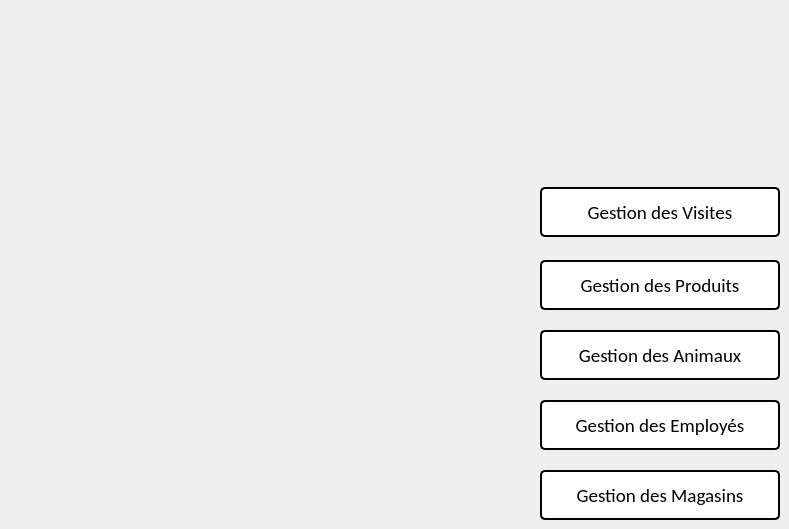
    <widget class="QWidget" name="MenuPrincipal">
     <attribute name="title">
      <string>Menu Principal</string>
     </attribute>
     <widget class="QPushButton" name="acces_V">
      <property name="geometry">
       <rect>
        <x>540</x>
        <y>187</y>
        <width>240</width>
        <height>50</height>
       </rect>
      </property>
      <property name="font">
       <font>
        <family>Calibri</family>
        <pointsize>14</pointsize>
        <weight>50</weight>
        <italic>false</italic>
        <bold>false</bold>
        <underline>false</underline>
       </font>
      </property>
      <property name="cursor">
       <cursorShape>PointingHandCursor</cursorShape>
      </property>
      <property name="styleSheet">
       <string notr="true">background-color: rgb(255, 255, 255);
border-width: 2px;
border-color: rgb(0, 0, 0);
border-style: outset;
border-radius: 5px;
</string>
      </property>
      <property name="text">
       <string>Gestion des Visites</string>
      </property>
     </widget>
     <widget class="QPushButton" name="acces_P">
      <property name="geometry">
       <rect>
        <x>540</x>
        <y>260</y>
        <width>240</width>
        <height>50</height>
       </rect>
      </property>
      <property name="font">
       <font>
        <family>Calibri</family>
        <pointsize>14</pointsize>
       </font>
      </property>
      <property name="cursor">
       <cursorShape>PointingHandCursor</cursorShape>
      </property>
      <property name="styleSheet">
       <string notr="true">background-color: rgb(255, 255, 255);
border-width: 2px;
border-color: rgb(0, 0, 0);
border-style: outset;
border-radius: 5px;
</string>
      </property>
      <property name="text">
       <string>Gestion des Produits</string>
      </property>
     </widget>
     <widget class="QPushButton" name="acces_A">
      <property name="geometry">
       <rect>
        <x>540</x>
        <y>330</y>
        <width>240</width>
        <height>50</height>
       </rect>
      </property>
      <property name="font">
       <font>
        <family>Calibri</family>
        <pointsize>14</pointsize>
       </font>
      </property>
      <property name="cursor">
       <cursorShape>PointingHandCursor</cursorShape>
      </property>
      <property name="styleSheet">
       <string notr="true">background-color: rgb(255, 255, 255);
border-width: 2px;
border-color: rgb(0, 0, 0);
border-style: outset;
border-radius: 5px;

</string>
      </property>
      <property name="text">
       <string>Gestion des Animaux</string>
      </property>
     </widget>
     <widget class="QPushButton" name="acces_E">
      <property name="geometry">
       <rect>
        <x>540</x>
        <y>400</y>
        <width>240</width>
        <height>50</height>
       </rect>
      </property>
      <property name="font">
       <font>
        <family>Calibri</family>
        <pointsize>14</pointsize>
       </font>
      </property>
      <property name="cursor">
       <cursorShape>PointingHandCursor</cursorShape>
      </property>
      <property name="styleSheet">
       <string notr="true">background-color: rgb(255, 255, 255);
border-width: 2px;
border-color: rgb(0, 0, 0);
border-style: outset;
border-radius: 5px;
</string>
      </property>
      <property name="text">
       <string>Gestion des Employés</string>
      </property>
     </widget>
     <widget class="QPushButton" name="acces_M">
      <property name="geometry">
       <rect>
        <x>540</x>
        <y>470</y>
        <width>240</width>
        <height>50</height>
       </rect>
      </property>
      <property name="font">
       <font>
        <family>Calibri</family>
        <pointsize>14</pointsize>
       </font>
      </property>
      <property name="cursor">
       <cursorShape>PointingHandCursor</cursorShape>
      </property>
      <property name="styleSheet">
       <string notr="true">background-color: rgb(255, 255, 255);
border-width: 2px;
border-color: rgb(0, 0, 0);
border-style: outset;
border-radius: 5px;
</string>
      </property>
      <property name="text">
       <string>Gestion des Magasins</string>
      </property>
     </widget>
    </widget>
